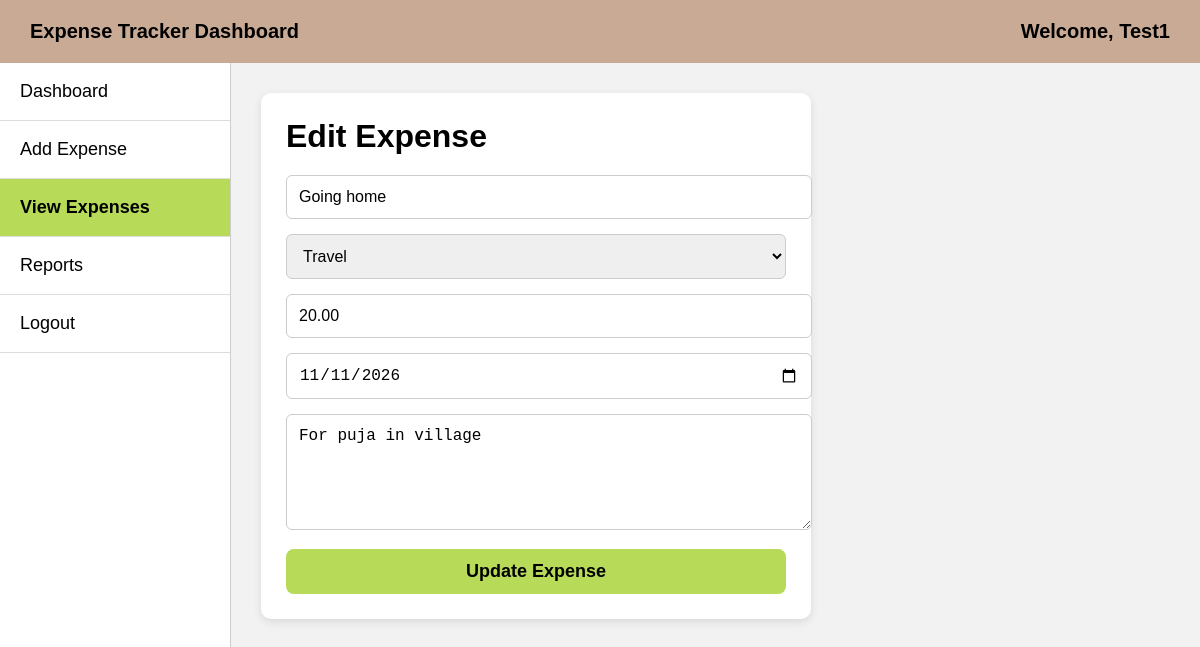
The app's page /editexpense.php?id=2 (signed in) with its own data.
### tables this page shows
CREATE TABLE `expenses` (
  `id` int NOT NULL,
  `title` varchar(100) NOT NULL,
  `category` varchar(50) NOT NULL,
  `amount` decimal(10,2) NOT NULL,
  `expense_date` date NOT NULL,
  `description` text
);

### editexpense.php (the view, shortened to what this page needs)
<?php
include("db.php");
if(isset($_GET['id']))
{
    $id = $_GET['id'];
    $sql = "SELECT * FROM expenses WHERE id='$id'";
    $result = mysqli_query($conn, $sql);
    $row = mysqli_fetch_assoc($result);
}
else
{
    header("Location: viewexpense.php");
    exit();
}
?>
<!DOCTYPE html>
<html>
<head>
</head>
<body>
<div class="topbar">
<div>Expense Tracker Dashboard</div>
<div>Welcome, <?php echo $_SESSION['username']; ?></div>
</div>
<div class="main">
<div class="sidebar">
<div class="menu-item"><a href="dashboard.php">Dashboard</a></div>
<div class="menu-item"><a href="addexpense.php">Add Expense</a></div>
<div class="menu-item active"><a href="viewexpense.php">View Expenses</a></div>
<div class="menu-item"><a href="reports.php">Reports</a></div>
<div class="menu-item"><a href="logout.php">Logout</a></div>
</div>
<div class="content">
<div class="form-box">
<h1>Edit Expense</h1>
<form method="POST">
<input type="text" name="title" value="<?php echo $row['title']; ?>" required>
<select name="category" required>
<option value="Travel" <?php if($row['category']=="Travel") echo "selected"; ?>>Travel</option>
</select>
<input type="number" name="amount" value="<?php echo $row['amount']; ?>" required>
<input type="date" name="expense_date" value="<?php echo $row['expense_date']; ?>" required>
<textarea name="description" rows="5"><?php echo $row['description']; ?></textarea>
<button type="submit" name="update">Update Expense</button>
</form>
</div>
</div>
</div>
</body>
</html>

### editexpense.php (style rules this page uses)
body { margin:0; font-family:Arial; background:#f2f2f2; }
.topbar { background:#c9ab95; padding:20px 30px; display:flex; justify-content:space-between; align-items:center; font-size:20px; font-weight:bold; }
.main { display:flex; min-height:100vh; }
.sidebar { width:230px; background:#ffffff; border-right:1px solid #ccc; }
.menu-item { padding:18px 20px; border-bottom:1px solid #ddd; font-size:18px; }
.menu-item a { text-decoration:none; color:black; display:block; }
.active { background:#b7db58; font-weight:bold; }
.content { flex:1; padding:30px; }
.form-box { width:500px; background:white; padding:25px; border-radius:10px; box-shadow:0 3px 10px rgba(0,0,0,0.1); }
.form-box h1 { margin-top:0; margin-bottom:20px; }
input, select, textarea { width:100%; padding:12px; margin-bottom:15px; border:1px solid #ccc; border-radius:6px; font-size:16px; }
button { width:100%; padding:12px; background:#b7db58; border:none; border-radius:8px; font-size:18px; font-weight:bold; cursor:pointer; }

### records on screen
expenses: title "Going home", category "Travel", amount "20.00", expense_date "11/11/2026", description "For puja in village"

### other values on screen
$_SESSION['username'] "Test1"
